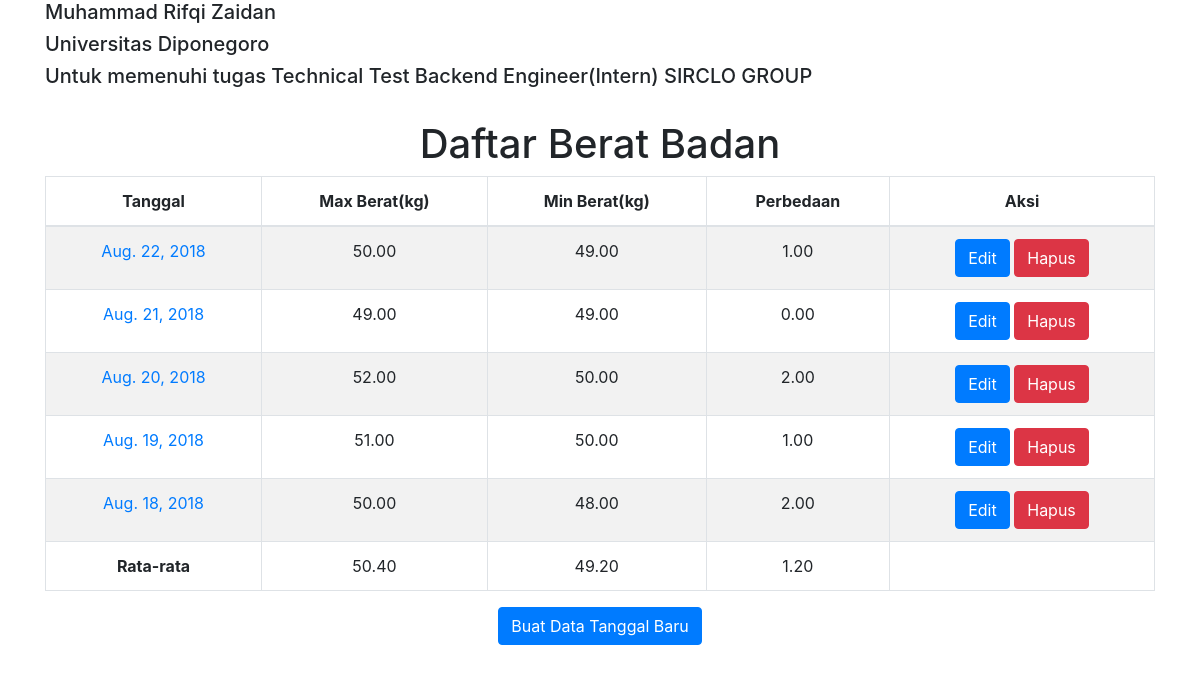
The page / on the database its author committed.
### weight_tracker/models.py (models this page shows, shortened)
class WeightRecord(models.Model):
    date = models.DateField()
    max_weight = models.DecimalField(max_digits=5, decimal_places=2)
    min_weight = models.DecimalField(max_digits=5, decimal_places=2)
    @property
    def differences(self):
        return self.max_weight - self.min_weight

### weight_tracker/views.py (the view)
# urls.py: path('', views.index, name='index'),
def index(request):
    records = WeightRecord.objects.order_by('-date')
    max_weight = records.first().max_weight if records else 0
    min_weight = records.last().min_weight if records else 0
    average_max_weight = records.aggregate(avg_max=models.Avg('max_weight'))
    average_min_weight = records.aggregate(avg_min=models.Avg('min_weight'))
    average_differences = records.aggregate(avg_differences=models.Avg(models.F('max_weight') - models.F('min_weight')))
    average_max_weight = round(average_max_weight['avg_max'], 2) if average_max_weight['avg_max'] is not None else "Belum Ada Data"
    average_min_weight = round(average_min_weight['avg_min'], 2) if average_min_weight['avg_min'] is not None else "Belum Ada Data"
    average_differences = round(average_differences['avg_differences'], 2) if average_differences['avg_differences'] is not None else "Belum Ada Data"
    context = {
        'records': records,
        'max_weight': max_weight,
        'min_weight': min_weight,
        'average_max_weight': average_max_weight,
        'average_min_weight': average_min_weight,
        'average_differences': average_differences
    }
    return render(request, 'index.html', context)

### weight_tracker/templates/index.html (shortened to what this page needs)
<!DOCTYPE html>
<html lang="en">
  <head>
    <link rel="stylesheet" href="https://stackpath.bootstrapcdn.com/bootstrap/4.5.0/css/bootstrap.min.css">
  </head>
  <body>
    <div class="container">
      <h5>Muhammad Rifqi Zaidan</h5>
      <h5>Universitas Diponegoro</h5>
      <h5>Untuk memenuhi tugas Technical Test Backend Engineer(Intern) SIRCLO GROUP</h5>
      <br>
      <h1 class="text-center">Daftar Berat Badan</h1>
      <table class="table table-striped table-bordered">
        <thead>
          <tr>
            <th class="text-center">Tanggal</th>
            <th class="text-center">Max Berat(kg)</th>
            <th class="text-center">Min Berat(kg)</th>
            <th class="text-center">Perbedaan</th>
            <th class="text-center">Aksi</th>
          </tr>
        </thead>
        <tbody>
          {% for record in records %}
          <tr>
            <td><a href="{% url 'detail' record.id %}">{{ record.date }}</a></td>
            <td>{{ record.max_weight }}</td>
            <td>{{ record.min_weight }}</td>
            <td>{{ record.differences }}</td>
            <td>
              <a href="{% url 'edit' record.id %}" class="btn btn-primary">Edit</a>
              <a href="{% url 'hapus' record.id %}" class="btn btn-danger">Hapus</a>
            </td>
          </tr>
          {% endfor %}
          <tr>
            <td class="font-weight-bold">Rata-rata</td>
            <td>{{ average_max_weight }}</td>
            <td>{{ average_min_weight }}</td>
            <td>{{ average_differences }}</td>
            <td></td>
          </tr>
        </tbody>
      </table>
      <div class="d-flex justify-content-center">
        <a href="{% url 'create' %}" class="btn btn-primary">Buat Data Tanggal Baru</a>
      </div>
    </div>
  </body>
</html>

### weight_tracker/templates/index.html (style rules this page uses)
table { text-align: center; }

### rows shown on the page
WeightRecord: date "Aug. 22, 2018", max_weight "50.00", min_weight "49.00", differences "1.00"
WeightRecord: date "Aug. 21, 2018", max_weight "49.00", min_weight "49.00", differences "0.00"
WeightRecord: date "Aug. 20, 2018", max_weight "52.00", min_weight "50.00", differences "2.00"
WeightRecord: date "Aug. 19, 2018", max_weight "51.00", min_weight "50.00", differences "1.00"
WeightRecord: date "Aug. 18, 2018", max_weight "50.00", min_weight "48.00", differences "2.00"

### other values the page prints
{{ average_max_weight }} "50.40"
{{ average_min_weight }} "49.20"
{{ average_differences }} "1.20"
